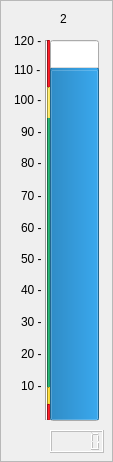
             <widget class="QFrame" name="frame_50">
              <property name="frameShape">
               <enum>QFrame::StyledPanel</enum>
              </property>
              <property name="frameShadow">
               <enum>QFrame::Raised</enum>
              </property>
              <widget class="QLCDNumber" name="lcdNumber_oil_temperessure_bar">
               <property name="enabled">
                <bool>false</bool>
               </property>
               <property name="geometry">
                <rect>
                 <x>50</x>
                 <y>430</y>
                 <width>54</width>
                 <height>23</height>
                </rect>
               </property>
               <property name="sizePolicy">
                <sizepolicy hsizetype="Fixed" vsizetype="Minimum">
                 <horstretch>0</horstretch>
                 <verstretch>0</verstretch>
                </sizepolicy>
               </property>
               <property name="maximumSize">
                <size>
                 <width>54</width>
                 <height>16777215</height>
                </size>
               </property>
               <property name="layoutDirection">
                <enum>Qt::LeftToRight</enum>
               </property>
              </widget>
              <widget class="Line" name="line_90">
               <property name="geometry">
                <rect>
                 <x>47</x>
                 <y>117</y>
                 <width>3</width>
                 <height>272</height>
                </rect>
               </property>
               <property name="minimumSize">
                <size>
                 <width>0</width>
                 <height>0</height>
                </size>
               </property>
               <property name="maximumSize">
                <size>
                 <width>5</width>
                 <height>16777215</height>
                </size>
               </property>
               <property name="styleSheet">
                <string notr="true">background-color: rgb(38, 162, 105);</string>
               </property>
               <property name="orientation">
                <enum>Qt::Vertical</enum>
               </property>
              </widget>
              <widget class="QProgressBar" name="oil_temperessure_bar">
               <property name="geometry">
                <rect>
                 <x>50</x>
                 <y>40</y>
                 <width>49</width>
                 <height>381</height>
                </rect>
               </property>
               <property name="styleSheet">
                <string notr="true"/>
               </property>
               <property name="maximum">
                <number>120</number>
               </property>
               <property name="value">
                <number>110</number>
               </property>
               <property name="textVisible">
                <bool>false</bool>
               </property>
               <property name="orientation">
                <enum>Qt::Vertical</enum>
               </property>
              </widget>
              <widget class="Line" name="line_91">
               <property name="geometry">
                <rect>
                 <x>45</x>
                 <y>40</y>
                 <width>2</width>
                 <height>380</height>
                </rect>
               </property>
               <property name="orientation">
                <enum>Qt::Vertical</enum>
               </property>
              </widget>
              <widget class="QLabel" name="label_327">
               <property name="geometry">
                <rect>
                 <x>21</x>
                 <y>378</y>
                 <width>24</width>
                 <height>16</height>
                </rect>
               </property>
               <property name="text">
                <string>10 -</string>
               </property>
              </widget>
              <widget class="Line" name="line_92">
               <property name="geometry">
                <rect>
                 <x>47</x>
                 <y>87</y>
                 <width>3</width>
                 <height>31</height>
                </rect>
               </property>
               <property name="minimumSize">
                <size>
                 <width>0</width>
                 <height>0</height>
                </size>
               </property>
               <property name="maximumSize">
                <size>
                 <width>5</width>
                 <height>16777215</height>
                </size>
               </property>
               <property name="styleSheet">
                <string notr="true">background-color: rgb(248, 228, 92);</string>
               </property>
               <property name="orientation">
                <enum>Qt::Vertical</enum>
               </property>
              </widget>
              <widget class="Line" name="line_93">
               <property name="geometry">
                <rect>
                 <x>47</x>
                 <y>40</y>
                 <width>3</width>
                 <height>47</height>
                </rect>
               </property>
               <property name="minimumSize">
                <size>
                 <width>0</width>
                 <height>0</height>
                </size>
               </property>
               <property name="maximumSize">
                <size>
                 <width>5</width>
                 <height>16777215</height>
                </size>
               </property>
               <property name="styleSheet">
                <string notr="true">background-color: rgb(224, 27, 36);</string>
               </property>
               <property name="orientation">
                <enum>Qt::Vertical</enum>
               </property>
              </widget>
              <widget class="QLabel" name="label_328">
               <property name="geometry">
                <rect>
                 <x>60</x>
                 <y>10</y>
                 <width>17</width>
                 <height>17</height>
                </rect>
               </property>
               <property name="text">
                <string>2</string>
               </property>
              </widget>
              <widget class="QLabel" name="label_329">
               <property name="geometry">
                <rect>
                 <x>21</x>
                 <y>346</y>
                 <width>24</width>
                 <height>16</height>
                </rect>
               </property>
               <property name="text">
                <string>20 -</string>
               </property>
              </widget>
              <widget class="QLabel" name="label_330">
               <property name="geometry">
                <rect>
                 <x>21</x>
                 <y>314</y>
                 <width>24</width>
                 <height>16</height>
                </rect>
               </property>
               <property name="text">
                <string>30 -</string>
               </property>
              </widget>
              <widget class="QLabel" name="label_331">
               <property name="geometry">
                <rect>
                 <x>21</x>
                 <y>282</y>
                 <width>24</width>
                 <height>16</height>
                </rect>
               </property>
               <property name="text">
                <string>40 -</string>
               </property>
              </widget>
              <widget class="QLabel" name="label_332">
               <property name="geometry">
                <rect>
                 <x>21</x>
                 <y>251</y>
                 <width>24</width>
                 <height>16</height>
                </rect>
               </property>
               <property name="text">
                <string>50 -</string>
               </property>
              </widget>
              <widget class="QLabel" name="label_333">
               <property name="geometry">
                <rect>
                 <x>21</x>
                 <y>220</y>
                 <width>24</width>
                 <height>16</height>
                </rect>
               </property>
               <property name="text">
                <string>60 -</string>
               </property>
              </widget>
              <widget class="QLabel" name="label_334">
               <property name="geometry">
                <rect>
                 <x>21</x>
                 <y>188</y>
                 <width>24</width>
                 <height>16</height>
                </rect>
               </property>
               <property name="text">
                <string>70 -</string>
               </property>
              </widget>
              <widget class="QLabel" name="label_335">
               <property name="geometry">
                <rect>
                 <x>21</x>
                 <y>155</y>
                 <width>24</width>
                 <height>16</height>
                </rect>
               </property>
               <property name="text">
                <string>80 -</string>
               </property>
              </widget>
              <widget class="QLabel" name="label_336">
               <property name="geometry">
                <rect>
                 <x>21</x>
                 <y>124</y>
                 <width>24</width>
                 <height>16</height>
                </rect>
               </property>
               <property name="text">
                <string>90 -</string>
               </property>
              </widget>
              <widget class="QLabel" name="label_337">
               <property name="geometry">
                <rect>
                 <x>14</x>
                 <y>90</y>
                 <width>31</width>
                 <height>20</height>
                </rect>
               </property>
               <property name="text">
                <string>100 -</string>
               </property>
              </widget>
              <widget class="QLabel" name="label_338">
               <property name="geometry">
                <rect>
                 <x>14</x>
                 <y>60</y>
                 <width>31</width>
                 <height>20</height>
                </rect>
               </property>
               <property name="text">
                <string>110 -</string>
               </property>
              </widget>
              <widget class="QLabel" name="label_339">
               <property name="geometry">
                <rect>
                 <x>14</x>
                 <y>31</y>
                 <width>31</width>
                 <height>20</height>
                </rect>
               </property>
               <property name="text">
                <string>120 -</string>
               </property>
              </widget>
              <widget class="Line" name="line_94">
               <property name="geometry">
                <rect>
                 <x>47</x>
                 <y>387</y>
                 <width>3</width>
                 <height>17</height>
                </rect>
               </property>
               <property name="minimumSize">
                <size>
                 <width>0</width>
                 <height>0</height>
                </size>
               </property>
               <property name="maximumSize">
                <size>
                 <width>5</width>
                 <height>16777215</height>
                </size>
               </property>
               <property name="styleSheet">
                <string notr="true">background-color: rgb(246, 211, 45);</string>
               </property>
               <property name="orientation">
                <enum>Qt::Vertical</enum>
               </property>
              </widget>
              <widget class="Line" name="line_95">
               <property name="geometry">
                <rect>
                 <x>47</x>
                 <y>404</y>
                 <width>3</width>
                 <height>16</height>
                </rect>
               </property>
               <property name="minimumSize">
                <size>
                 <width>0</width>
                 <height>0</height>
                </size>
               </property>
               <property name="maximumSize">
                <size>
                 <width>5</width>
                 <height>16777215</height>
                </size>
               </property>
               <property name="styleSheet">
                <string notr="true">background-color: rgb(224, 27, 36);</string>
               </property>
               <property name="orientation">
                <enum>Qt::Vertical</enum>
               </property>
              </widget>
             </widget>
